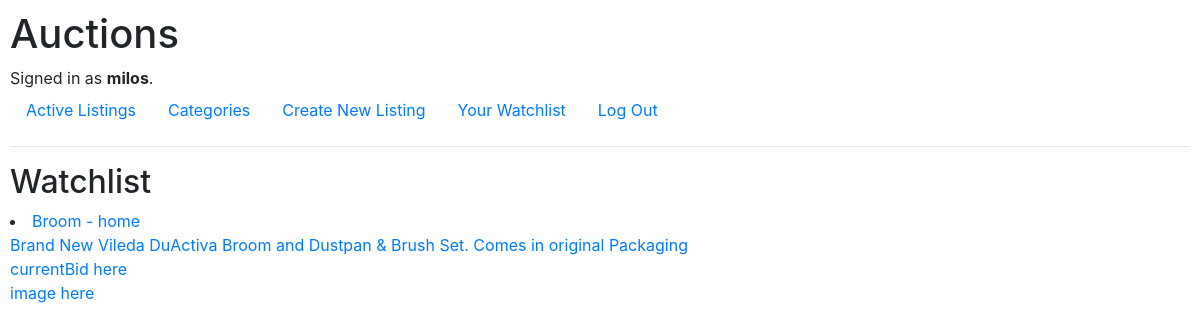
Before: /watchlist/ (signed in) with the older database file.
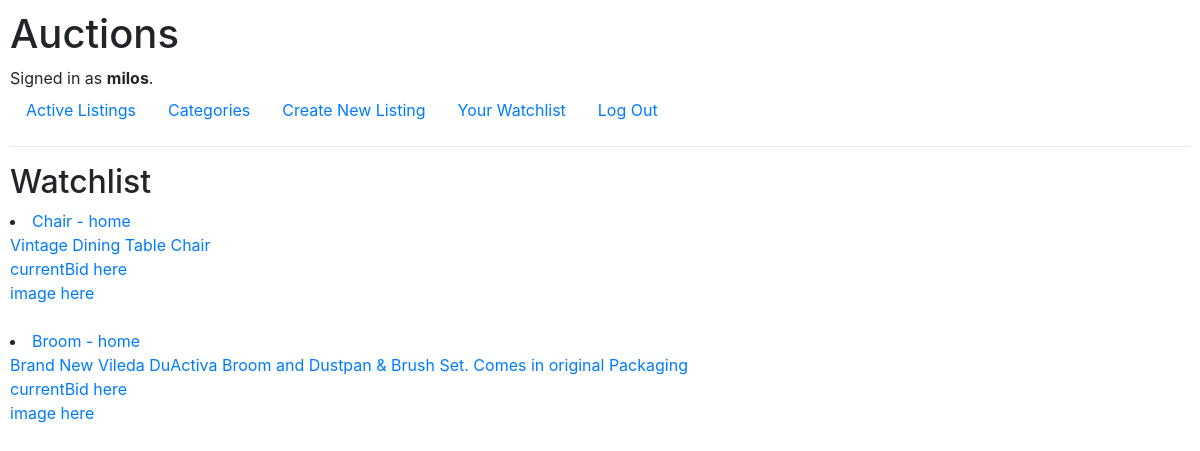
After: the same page with the newer database file.
### auctions/models.py (models this page shows)
class User(AbstractUser):
    pass

class WatchList(models.Model):
    userID = models.ForeignKey(User, on_delete=models.CASCADE, default="1")
    listingID = models.ForeignKey(Listing, on_delete=models.CASCADE, default="1")

class Listing(models.Model):
    listingTitle = models.CharField(max_length=64)
    listingDescription = models.CharField(max_length=512)
    imageURL = models.URLField()
    listingCategory = models.CharField(max_length=10, choices=Categories)
    creator = models.ForeignKey(User, on_delete=models.CASCADE, default="1")
    def __str__(self):
        return f"{self.listingTitle} - {self.listingCategory}"

### auctions/views.py (the view, shortened to what this page needs)
# urls.py: path("watchlist/", views.watchlist, name="watchlist"),
def watchlist(request):
    usersWatchlist = WatchList.objects.filter(userID=request.user)
    return render(request, "auctions/watchlist.html", {"usersWatchlist":usersWatchlist})

### auctions/templates/auctions/watchlist.html
{% extends "auctions/layout.html" %}
{% block body %}
    <h2>Watchlist</h2>
    {% for listing in usersWatchlist %}
    <li>
        <a href = "{% url 'listing' listing.listingID.id %}">{{listing.listingID}}</href>
            <br>{{listing.listingID.listingDescription}}
            <br>currentBid here
            <br>image here
            <br>
            <br>
    </li>
    {% endfor %}
{% endblock %}

### auctions/templates/auctions/layout.html (shortened to what this page needs)
{% load static %}
<!DOCTYPE html>
<html lang="en">
    <head>
        <link rel="stylesheet" href="https://stackpath.bootstrapcdn.com/bootstrap/4.4.1/css/bootstrap.min.css">
        <link href="{% static 'auctions/styles.css' %}" rel="stylesheet">
    </head>
    <body>
        <h1>Auctions</h1>
        <div>
            {% if user.is_authenticated %}
                Signed in as <strong>{{ user.username }}</strong>.
            {% else %}
                Not signed in.
            {% endif %}
        </div>
        <ul class="nav">
            <li class="nav-item">
                <a class="nav-link" href="{% url 'index' %}">Active Listings</a>
            </li>
            <li class="nav-item">
                <a class="nav-link" href="{% url 'categories' %}">Categories</a>
            </li>
            {% if user.is_authenticated %}
                <li class="nav-item">
                    <a class="nav-link" href="{% url 'new' %}">Create New Listing</a>
                </li>
                <li class="nav-item">
                    <a class="nav-link" href="{% url 'watchlist' %}">Your Watchlist</a>
                </li>
                <li class="nav-item">
                    <a class="nav-link" href="{% url 'logout' %}">Log Out</a>
                </li>
            {% endif %}
        </ul>
        <hr>
        {% block body %}
        {% endblock %}
    </body>
</html>

### auctions/static/auctions/styles.css (style rules this page uses)
body { padding: 10px; }

Changed rows visible on the page:
added WatchList: listingID "Chair - home", listingID.listingDescription "Vintage Dining Table Chair"
